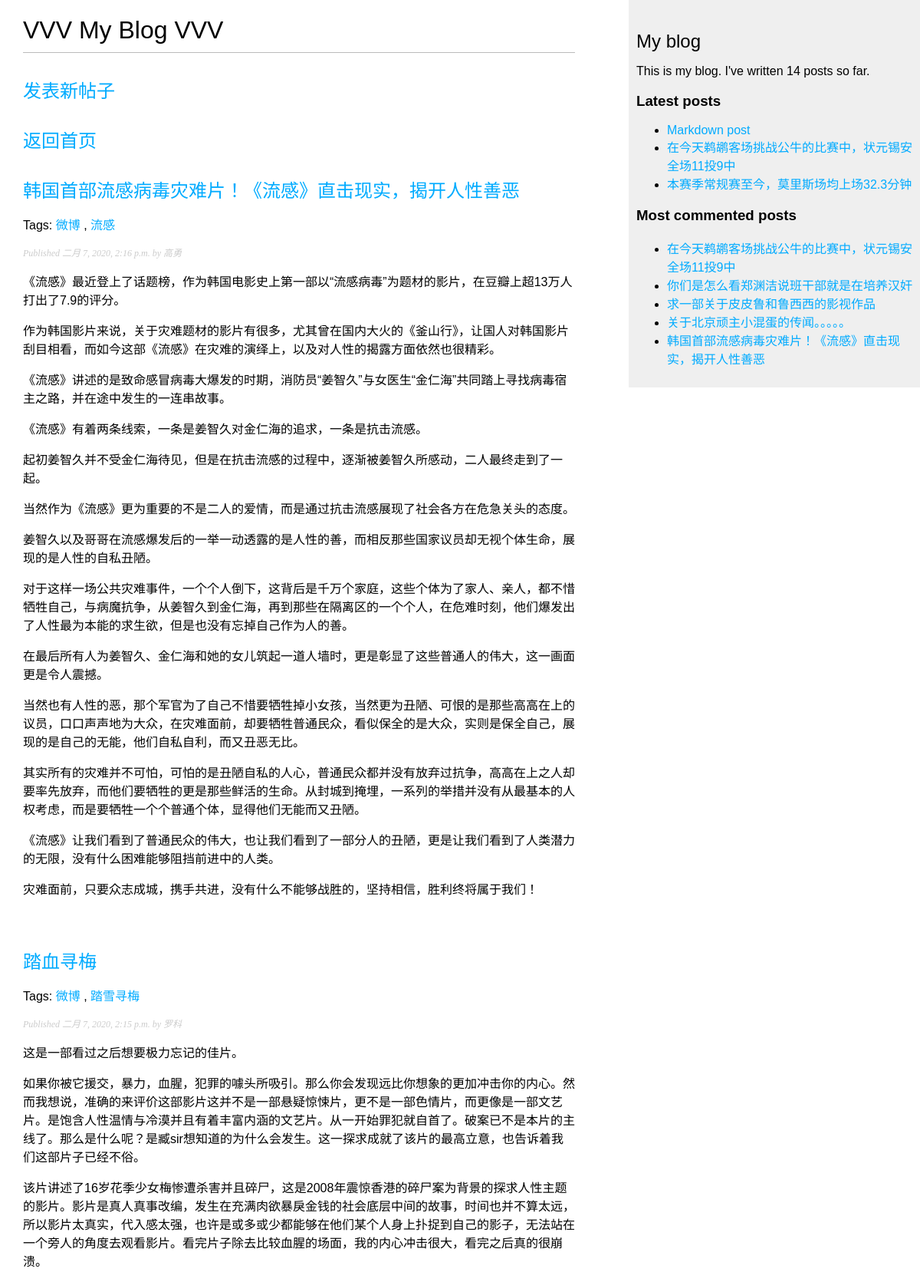
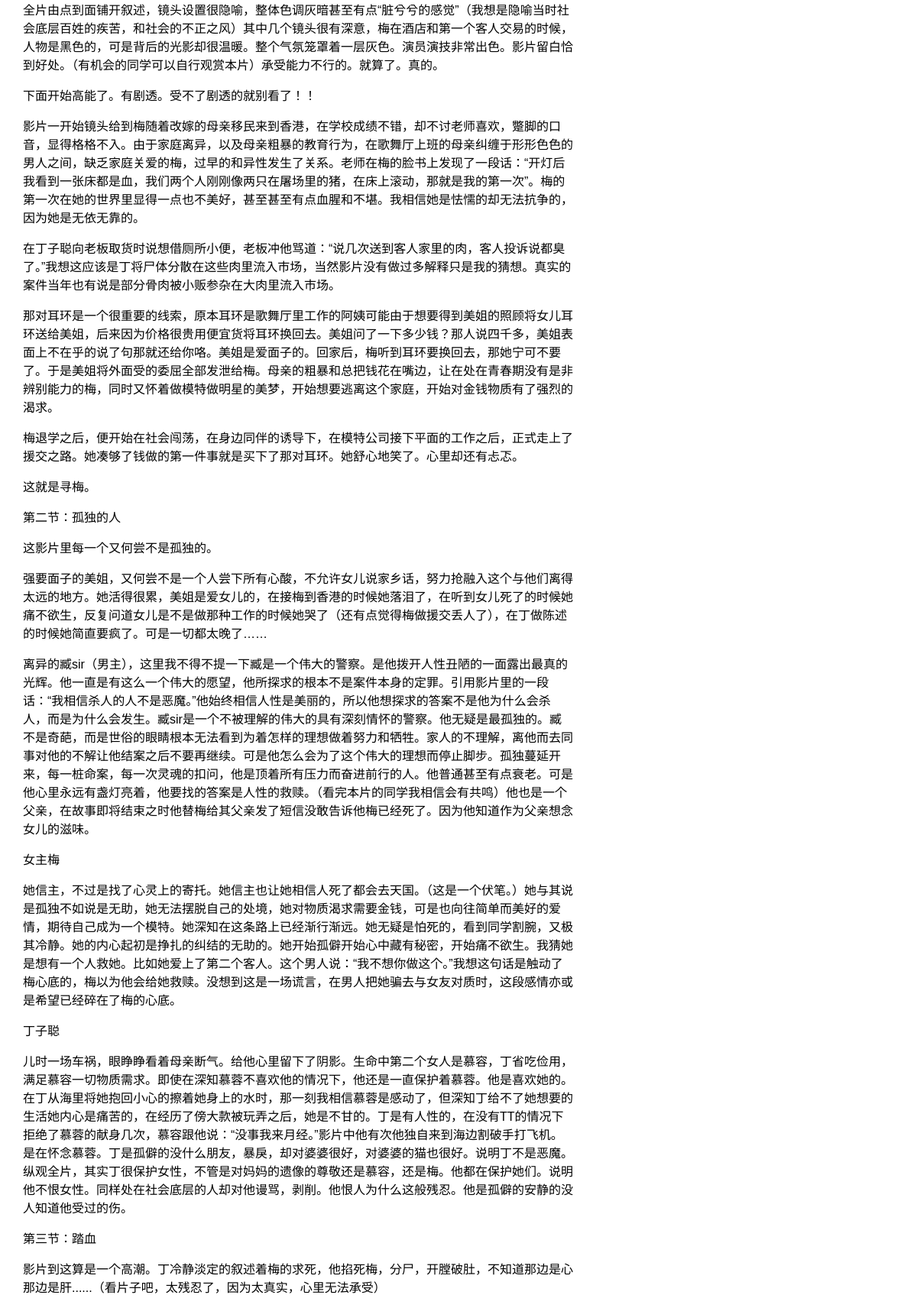
Screenshot of /blog/?page=2 (upper part) with the database file from the repository (2 pictures, top to bottom).
### blog/models.py (models this page shows, shortened)
class Post(models.Model):
    STATUS_CHOICES = (
        ('draft', 'Draft'),
        ('published', 'Published'),
    )
    title = models.CharField(max_length=250)
    slug = models.SlugField(max_length=250,
                            unique_for_date='publish')
    author = models.ForeignKey(User,
                               on_delete=models.CASCADE,
                               related_name='blog_posts')  # 查询作者名字就用author__username
    body = models.TextField()
    publish = models.DateTimeField(default=timezone.now)  # 查询年就用publish__year
    created = models.DateTimeField(auto_now_add=True)
    updated = models.DateTimeField(auto_now=True)
    status = models.CharField(max_length=10,
                              choices=STATUS_CHOICES,
                              default='draft')
    class Meta:
        ordering = ('-publish',)
    objects = models.Manager()  # The default manager.
    published = PublishedManager()  # Our custom manager.
    def get_absolute_url(self):
        return reverse('blog:post_detail',
                       args=[self.publish.year,
                             self.publish.month,
                             self.publish.day,
                             self.slug])
    tags = TaggableManager()

### blog/views.py (the view)
# urls.py: path('', views.post_list, name='post_list'),
def post_list(request, tag_slug=None):  # 虽然tag_slug=None,但是tag_slug还是可以接收标签参数。
    object_list = Post.published.all()
    tag = None
    if tag_slug:
        tag = get_object_or_404(Tag, slug=tag_slug)
        object_list = object_list.filter(tags__in=[tag])
    paginator = Paginator(object_list, 3)  # 每页3个帖子
    page = request.GET.get('page')  # 网页上取的当前page号码
    try:
        posts = paginator.page(page)
    except PageNotAnInteger:
        posts = paginator.page(1)  # 如果网页上取的当前page号码不是整数，则提交第一个页面。
    except EmptyPage:
        posts = paginator.page(paginator.num_pages)  # 如果网页上取的当前page号码超出范围，则提交最后一页的结果。
    return render(request,
                  'blog/post/list.html',
                  {'page': page,
                   'posts': posts,
                   'tag': tag})

### blog/models.py (called while the page is built)
    def get_queryset(self):
        return super(PublishedManager, self).get_queryset()\
                                             .filter(status='published')

### blog/templatetags/blog_tags.py (called while the page is built)
@register.simple_tag
def total_posts():
    return Post.published.count()

@register.simple_tag
def get_most_commented_posts(count=5):
    return Post.published.annotate(total_comments=Count('comments')).order_by('-total_comments')[:count]

@register.inclusion_tag('blog/post/latest_posts.html')
def show_latest_post(count=5):
    latest_posts = Post.published.order_by('-publish')[:count]
    return {'latest_posts': latest_posts}

@register.filter(name='markdown')
def markdown_format(text):
    return mark_safe(markdown.markdown(text))

### templates/blog/post/list.html (shortened to what this page needs)
{% extends "blog/base.html" %}
{% load blog_tags %}
{% block content %}
    <h1>VVV My Blog VVV</h1>
    <h2><a href="http://222.25.2.37:8000/admin/blog/post/add/">发表新帖子</a></h2>
    <h2><a href="{% url "blog:post_list" %}">返回首页</a></h2>
    {% for post in posts %}
        <h2>
            <a href="{{ post.get_absolute_url }}">
                {{ post.title }}
            </a>
        </h2>
        <p class="tags">
            Tags:
            {% for tag in post.tags.all %}
                <a href="{% url "blog:post_list_by_tag" tag.slug %}">
                    {{ tag.name }}
                </a>
                {% if not forloop.last %}, {% endif %}
            {% endfor %}
        </p>
        <p class="date">
            Published {{ post.publish }} by {{ post.author }}
        </p>
        {{ post.body|markdown|truncatewords_html:30 }}
    {% endfor %}
    {% include "pagination.html" with page=posts %}
{% endblock %}

### templates/blog/base.html (shortened to what this page needs)
{% load blog_tags %}
{% load static %}
<!DOCTYPE html>
<html lang="en">
<head>
    <link href="{% static "css/blog.css" %}" rel="stylesheet">
</head>
<body>
    <div id="content">
        {% block content %}
        {% endblock %}
    </div>
    <div id="sidebar">
        <h2>My blog</h2>
        <p>This is my blog. I've written {% total_posts %} posts so far.</p>
        <h3>Latest posts</h3>
        {% show_latest_post 3 %}
        <h3>Most commented posts</h3>
        {% get_most_commented_posts as most_commented_posts %}
        <ul>
            {% for post in most_commented_posts %}
                <li>
                    <a href="{{ post.get_absolute_url }}">{{ post.title }}</a>
                </li>
            {% endfor %}
        </ul>
    </div>
</body>
</html>

### templates/blog/post/latest_posts.html (shortened to what this page needs)
<!DOCTYPE html>
<html lang="en">
<head>
</head>
<body>
    <ul>
        {% for post in latest_posts %}
            <li>
                <a href="{{ post.get_absolute_url }}">{{ post.title }}</a>
            </li>
        {% endfor %}
    </ul>
</body>
</html>

### blog/static/css/blog.css (style rules this page uses)
body { margin:0; padding:0; font-family:helvetica, sans-serif; }
a { color:#00abff; text-decoration:none; }
h1 { font-weight:normal; border-bottom:1px solid #bbb; padding:0 0 10px 0; }
h2 { font-weight:normal; margin:30px 0 0; }
#content { float:left; width:60%; padding:0 0 0 30px; }
#sidebar { float:right; width:30%; padding:10px; background:#efefef; height:100%; }
p.date { color:#ccc; font-family: georgia, serif; font-size: 12px; font-style: italic; }

### rows the page displays
Post: title "韩国首部流感病毒灾难片！《流感》直击现实，揭开人性善恶", publish "二月 7, 2020, 2:16 p.m.", author "高勇", body "《流感》最近登上了话题榜，作为韩国电影史上第一部以“流感病毒”为题材的影片，在豆瓣上超13万人打出了7.9的评分。 作为韩国影片来说，关于灾难题材的影片有很多，尤其曾在国内大火的《釜山行》，让国人对韩国影片刮目相看，而如今这部《流感》在灾难的演绎上，以及对人性的揭露方面依然也很精彩。 《流感》讲述的是致命感冒病毒大爆发的时期，消防员“姜智久”与女医生“金仁海”共同踏上寻找病毒宿主之路，并在途中发生的一连串故事。 《流感》有着两条线索，一条是姜智久对金仁海的追求，一条是抗击流感。 起初姜智久并不受金仁海待见，但是在抗击流感的过程中，逐渐被姜智久所感动，二人最终走到了一起。 当然作为《流感》更为重要的不是二人的爱情，而是通过抗击流感展现了社会各方在危急关头的态度。 姜智久以及哥哥在流感爆发后的一举一动透露的是人性的善，而相反那些国家议员却无视个体生命，展现的是人性的自私丑陋。 对于这样一场公共灾难事件，一个个人倒下，这背后是千万个家庭，这些个体为了家人、亲人，都不惜牺牲自己，与病魔抗争，从姜智久到金仁海，再到那些在隔离区的一个个人，在危难时刻，他们爆发出了人性最为本能的求生欲，但是也没有忘掉自己作为人的善。 在最后所有人为姜智久、金仁海和她的女儿筑起一道人墙时，更是彰显了这些普通人的伟大，这一画面更是令人震撼。 当然也有人性的恶，那个军官为了自己不惜要牺牲掉小女孩，当然更为丑陋、可恨的是那些高高在上的议员，口口声声地为大众，在灾难面前，却要牺牲普通民众，看似保全的是大众，实则是保全自己，展现的是自己的无能，他们自私自利，而又丑恶无比。…"
Tag: name "微博"
Tag: name "流感"
Post: title "踏血寻梅", publish "二月 7, 2020, 2:15 p.m.", author "罗科", body "这是一部看过之后想要极力忘记的佳片。 如果你被它援交，暴力，血腥，犯罪的噱头所吸引。那么你会发现远比你想象的更加冲击你的内心。然而我想说，准确的来评价这部影片这并不是一部悬疑惊悚片，更不是一部色情片，而更像是一部文艺片。是饱含人性温情与冷漠并且有着丰富内涵的文艺片。从一开始罪犯就自首了。破案已不是本片的主线了。那么是什么呢？是臧sir想知道的为什么会发生。这一探求成就了该片的最高立意，也告诉着我们这部片子已经不俗。 该片讲述了16岁花季少女梅惨遭杀害并且碎尸，这是2008年震惊香港的碎尸案为背景的探求人性主题的影片。影片是真人真事改编，发生在充满肉欲暴戾金钱的社会底层中间的故事，时间也并不算太远，所以影片太真实，代入感太强，也许是或多或少都能够在他们某个人身上扑捉到自己的影子，无法站在一个旁人的角度去观看影片。看完片子除去比较血腥的场面，我的内心冲击很大，看完之后真的很崩溃。 全片由点到面铺开叙述，镜头设置很隐喻，整体色调灰暗甚至有点“脏兮兮的感觉”（我想是隐喻当时社会底层百姓的疾苦，和社会的不正之风）其中几个镜头很有深意，梅在酒店和第一个客人交易的时候，人物是黑色的，可是背后的光影却很温暖。整个气氛笼罩着一层灰色。演员演技非常出色。影片留白恰到好处。（有机会的同学可以自行观赏本片）承受能力不行的。就算了。真的。 下面开始高能了。有剧透。受不了剧透的就别看了！！…"
Tag: name "踏雪寻梅"
Post: title "Markdown post"
Post: title "在今天鹈鹕客场挑战公牛的比赛中，状元锡安全场11投9中"
Post: title "本赛季常规赛至今，莫里斯场均上场32.3分钟"
Post: title "你们是怎么看郑渊洁说班干部就是在培养汉奸"
Post: title "求一部关于皮皮鲁和鲁西西的影视作品"
Post: title "关于北京顽主小混蛋的传闻。。。。。"
